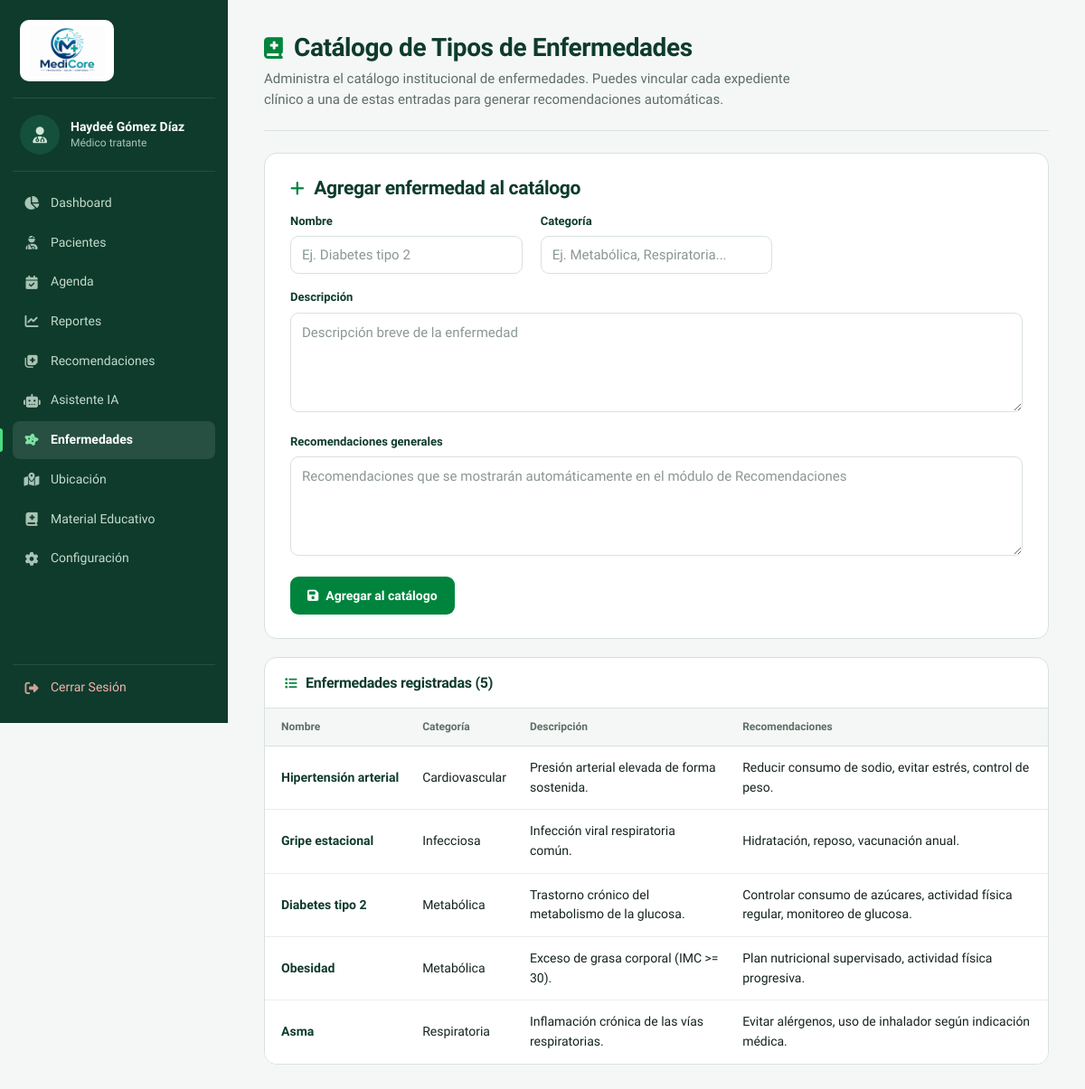
The page /catalogo_enfermedades.php (signed in) on the database its author committed.
### tables this page shows
CREATE TABLE IF NOT EXISTS enfermedades (
    id INT AUTO_INCREMENT PRIMARY KEY,
    nombre VARCHAR(150) NOT NULL,
    categoria VARCHAR(100) NULL,
    descripcion TEXT NULL,
    recomendaciones TEXT NULL,
    creado_en TIMESTAMP DEFAULT CURRENT_TIMESTAMP
);

### catalogo_enfermedades.php (the view, shortened to what this page needs)
<?php
include("security.php");
$resultado = $conexion->query("SELECT * FROM enfermedades ORDER BY categoria ASC, nombre ASC");
$enfermedades = $resultado ? $resultado->fetch_all(MYSQLI_ASSOC) : [];
?>
<!DOCTYPE html>
<html lang="es">
<head>
    <link rel="stylesheet" href="assets/style.css?v=<?= time() ?>">
    <link rel="stylesheet" href="https://cdnjs.cloudflare.com/ajax/libs/font-awesome/6.4.0/css/all.min.css">
</head>
<body>
    <?php include("sidebar.php"); ?>
    <div class="content">
        <section class="page-header">
            <h1><i class="fas fa-book-medical"></i> Catálogo de Tipos de Enfermedades</h1>
            <p>Administra el catálogo institucional de enfermedades. Puedes vincular cada expediente clínico a una de estas entradas para generar recomendaciones automáticas.</p>
        </section>
        <section class="card">
            <h2><i class="fas fa-plus"></i> Agregar enfermedad al catálogo</h2>
            <form method="POST" class="form-grid" style="margin-top:14px;">
                <div>
                    <label>Nombre</label>
                    <input type="text" name="nombre" required placeholder="Ej. Diabetes tipo 2">
                </div>
                <div>
                    <label>Categoría</label>
                    <input type="text" name="categoria" placeholder="Ej. Metabólica, Respiratoria...">
                </div>
                <div style="grid-column: 1 / -1;">
                    <label>Descripción</label>
                    <textarea name="descripcion" placeholder="Descripción breve de la enfermedad"></textarea>
                </div>
                <div style="grid-column: 1 / -1;">
                    <label>Recomendaciones generales</label>
                    <textarea name="recomendaciones" placeholder="Recomendaciones que se mostrarán automáticamente en el módulo de Recomendaciones"></textarea>
                </div>
                <div style="grid-column: 1 / -1;">
                    <button type="submit" class="btn-primary"><i class="fas fa-save"></i> Agregar al catálogo</button>
                </div>
            </form>
        </section>
        <section class="table-card">
            <div class="table-header">
                <h3><i class="fas fa-list"></i> Enfermedades registradas (<?= count($enfermedades) ?>)</h3>
            </div>
            <div class="table-container">
                <?php if (count($enfermedades) > 0): ?>
                    <table>
                        <thead>
                            <tr>
                                <th>Nombre</th>
                                <th>Categoría</th>
                                <th>Descripción</th>
                                <th>Recomendaciones</th>
                            </tr>
                        </thead>
                        <tbody>
                            <?php foreach ($enfermedades as $enf): ?>
                                <tr>
                                    <td class="patient-name"><?= htmlspecialchars($enf['nombre']) ?></td>
                                    <td><?= htmlspecialchars($enf['categoria'] ?? '') ?></td>
                                    <td><?= htmlspecialchars($enf['descripcion'] ?? '') ?></td>
                                    <td><?= htmlspecialchars($enf['recomendaciones'] ?? '') ?></td>
                                </tr>
                            <?php endforeach; ?>
                        </tbody>
                    </table>
                <?php endif; ?>
            </div>
        </section>
    </div>
</body>
</html>

### sidebar.php (shortened to what this page needs)
<?php
$pagina_actual = basename($_SERVER['PHP_SELF']);
$nombre_medico = $_SESSION['nombre_medico']
    ?? $_SESSION['nombre']
    ?? 'Especialista';
$foto_perfil_sidebar = '';
$menu_items = [
    [
        'archivo' => 'index.php',
        'icono'   => 'fas fa-chart-pie',
        'titulo'  => 'Dashboard'
    ],
    [
        'archivo' => 'pacientes.php',
        'icono'   => 'fas fa-user-injured',
        'titulo'  => 'Pacientes',
        'extras'  => ['nuevo_paciente.php', 'expediente.php']
    ],
    [
        'archivo' => 'agenda.php',
        'icono'   => 'fas fa-calendar-check',
        'titulo'  => 'Agenda'
    ],
    [
        'archivo' => 'reportes.php',
        'icono'   => 'fas fa-chart-line',
        'titulo'  => 'Reportes'
    ],
    [
        'archivo' => 'recomendaciones.php',
        'icono'   => 'fas fa-notes-medical',
        'titulo'  => 'Recomendaciones'
    ],
    [
        'archivo' => 'chatbot.php',
        'icono'   => 'fas fa-robot',
        'titulo'  => 'Asistente IA'
    ],
    [
        'archivo' => 'catalogo_enfermedades.php',
        'icono'   => 'fas fa-disease',
        'titulo'  => 'Enfermedades'
    ],
    [
        'archivo' => 'ubicacion.php',
        'icono'   => 'fas fa-map-location-dot',
        'titulo'  => 'Ubicación'
    ],
    [
        'archivo' => 'infografia.php',
        'icono'   => 'fas fa-book-medical',
        'titulo'  => 'Material Educativo'
    ],
    [
        'archivo' => 'configuracion.php',
        'icono'   => 'fas fa-gear',
        'titulo'  => 'Configuración'
    ]
];
?>
<aside class="sidebar">
    <div class="sidebar-logo">
        <?php if (file_exists("assets/Medicore.png")): ?>
            <img src="assets/Medicore.png" alt="MediCore Logo">
        <?php elseif (file_exists("assets/logo.png")): ?>
            <img src="assets/logo.png" alt="MediCore Logo">
        <?php else: ?>
            <div class="logo-fallback">MediCore</div>
        <?php endif; ?>
    </div>
    <div class="profile-box">
        <?php if (!empty($foto_perfil_sidebar)): ?>
            <img
                src="<?= htmlspecialchars($foto_perfil_sidebar) ?>"
                alt="Foto Médico"
                class="profile-image">
        <?php else: ?>
            <div class="profile-avatar">
                <i class="fas fa-user-doctor"></i>
            </div>
        <?php endif; ?>
        <div>
            <div class="doctor-name">
                <?= htmlspecialchars($nombre_medico) ?>
            </div>
            <div class="doctor-role">
                Médico tratante
            </div>
        </div>
    </div>
    <nav class="sidebar-menu">
        <?php foreach ($menu_items as $item): ?>
            <?php
            $activo = $pagina_actual === $item['archivo'];
            ?>
            <a
                href="<?= htmlspecialchars($item['archivo']) ?>"
                class="sidebar-link <?= $activo ? 'active' : '' ?>">
                <i class="<?= htmlspecialchars($item['icono']) ?>"></i>
                <span><?= htmlspecialchars($item['titulo']) ?></span>
            </a>
        <?php endforeach; ?>
    </nav>
    <div class="sidebar-spacer"></div>
    <a href="logout.php" class="sidebar-link logout-btn">
        <i class="fas fa-right-from-bracket"></i>
        <span>Cerrar Sesión</span>
    </a>
</aside>

### rows shown on the page
enfermedades: nombre "Hipertensión arterial", categoria "Cardiovascular", descripcion "Presión arterial elevada de forma sostenida.", recomendaciones "Reducir consumo de sodio, evitar estrés, control de peso."
enfermedades: nombre "Gripe estacional", categoria "Infecciosa", descripcion "Infección viral respiratoria común.", recomendaciones "Hidratación, reposo, vacunación anual."
enfermedades: nombre "Diabetes tipo 2", categoria "Metabólica", descripcion "Trastorno crónico del metabolismo de la glucosa.", recomendaciones "Controlar consumo de azúcares, actividad física regular, monitoreo de glucosa."
enfermedades: nombre "Obesidad", categoria "Metabólica", descripcion "Exceso de grasa corporal (IMC >= 30).", recomendaciones "Plan nutricional supervisado, actividad física progresiva."
enfermedades: nombre "Asma", categoria "Respiratoria", descripcion "Inflamación crónica de las vías respiratorias.", recomendaciones "Evitar alérgenos, uso de inhalador según indicación médica."

### other values the page prints
$nombre_medico "Haydeé Gómez Díaz"
$item['titulo'] "Dashboard"
$item['titulo'] "Pacientes"
$item['titulo'] "Agenda"
$item['titulo'] "Reportes"
$item['titulo'] "Recomendaciones"
$item['titulo'] "Asistente IA"
$item['titulo'] "Enfermedades"
$item['titulo'] "Ubicación"
$item['titulo'] "Material Educativo"
$item['titulo'] "Configuración"
count($enfermedades) "5"
